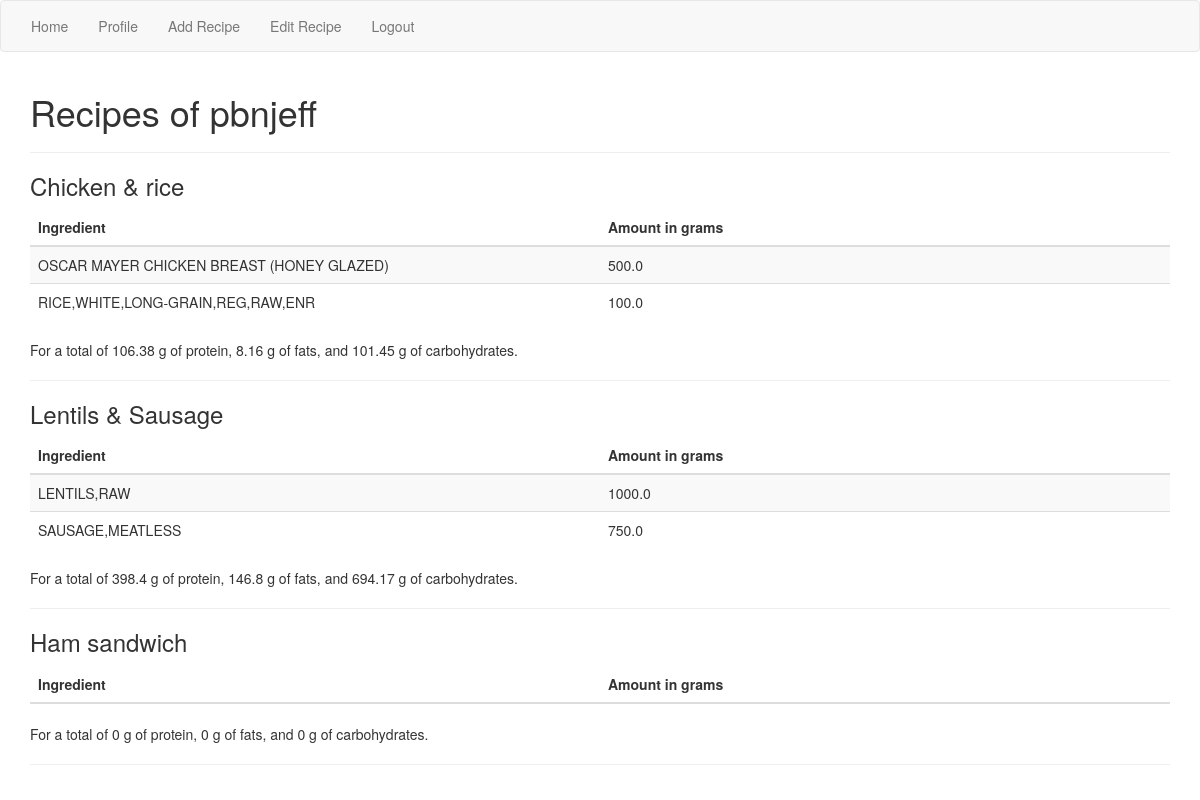
The page /user/pbnjeff (signed in) on the database as committed earlier.
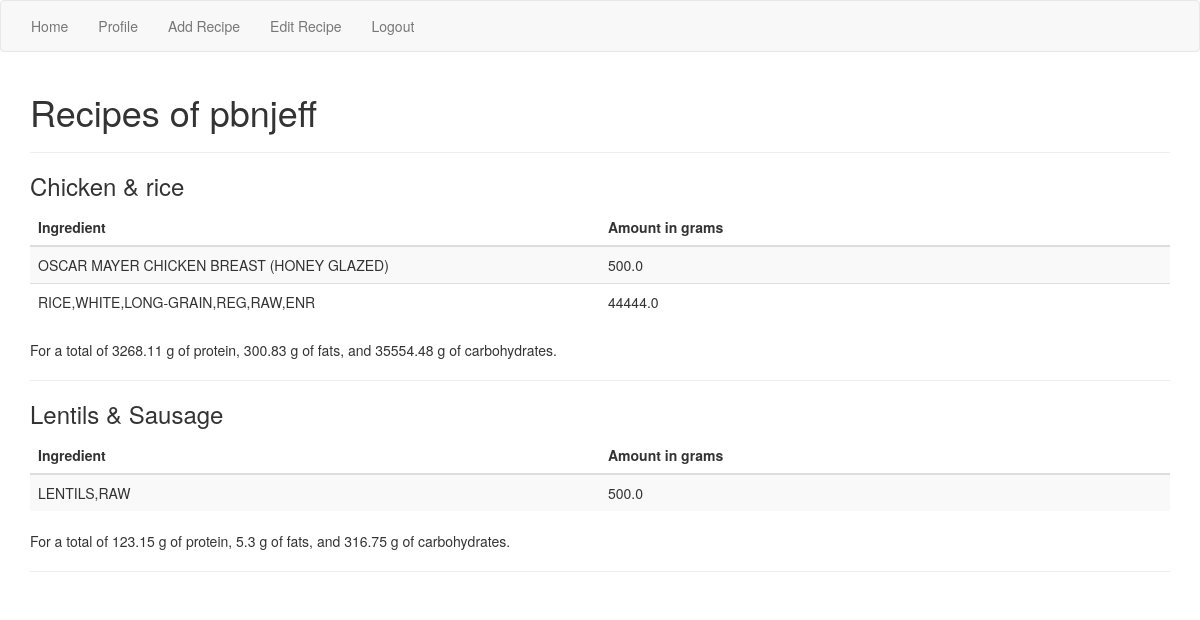
The same page on the database as committed later.
### app/models.py (models this page shows, shortened)
class User(UserMixin, db.Model):
    id = db.Column(db.Integer, primary_key=True)
    username = db.Column(db.String(64), index=True, unique=True)
    email = db.Column(db.String(120), index=True, unique=True)
    password_hash = db.Column(db.String(128))
    recipes = db.relationship('Recipe', backref='user', lazy='dynamic')

class Recipe(db.Model):
    id = db.Column(db.Integer, primary_key=True)
    body = db.Column(db.String(140))
    timestamp = db.Column(db.DateTime, index=True, default=datetime.utcnow)
    user_id = db.Column(db.Integer, db.ForeignKey('user.id'))
    ingredients = db.relationship('IngredientToRecipe', back_populates='recipe')
    def get_macro_totals(self):
        protein_total = fat_total = carbohydrates_total = 0
        for ingredient in self.ingredients:
            scaling_factor = ingredient.ingredient_amt / 100.0
            the_ingredient = ingredient.ingredient
            protein_total += the_ingredient.protein * scaling_factor
            fat_total += the_ingredient.fat * scaling_factor
            carbohydrates_total += the_ingredient.carbohydrates * scaling_factor
        return round(protein_total, 2), round(fat_total, 2), round(carbohydrates_total, 2)

class IngredientToRecipe(db.Model):
    recipe_id = db.Column(db.Integer, db.ForeignKey('recipe.id'), primary_key=True)
    ingredient_id = db.Column(db.Integer, db.ForeignKey('ingredient.id'), primary_key=True)
    ingredient_amt = db.Column(db.Float)
    recipe = db.relationship('Recipe', back_populates='ingredients')
    ingredient = db.relationship('Ingredient', back_populates='recipes')

class Ingredient(db.Model):
    id = db.Column(db.Integer, primary_key=True)
    description = db.Column(db.String(140), index=True)
    protein = db.Column(db.Float, index=True)
    fat = db.Column(db.Float, index=True)
    saturated_fat = db.Column(db.Float, index=True)
    monounsaturated_fat = db.Column(db.Float, index=True)
    polyunsaturated_fat = db.Column(db.Float, index=True)
    cholesterol = db.Column(db.Float, index=True)
    carbohydrates = db.Column(db.Float, index=True)
    fiber = db.Column(db.Float, index=True)
    sugar = db.Column(db.Float, index=True)
    recipes = db.relationship('IngredientToRecipe', back_populates='ingredient')

### app/routes.py (the view)
@app.route('/user/<username>')
@login_required
def user(username):
    user = User.query.filter_by(username=username).first_or_404()
    return render_template('user.html', user=user, recipes=user.recipes)

### app/models.py (called while the page is built)
@login.user_loader
def load_user(_id):
    return User.query.get(int(_id))

### app/templates/user.html
{% extends "base.html" %}
{% block app_content %}
	<h1> Recipes of {{ user.username }} </h1>
	<hr>
	{% for recipe in recipes %}
	<h3>{{ recipe.body }}</h3>
    <table class="table table-striped">
        <thead>
            <tr>
                <th scope="col" style="width: 50%">Ingredient</th>
                <th scope="col" style="width: 50%">Amount in grams</th>
            </tr>
        </thead>
        <tbody>
            {% for assoc in recipe.ingredients %}
                <tr>
                    <td>{{ assoc.ingredient.description }}</td>
                    <td>{{ assoc.ingredient_amt }}</td>
                </tr>
	        {% endfor %}
        </tbody>
    </table>
	<p>
	For a total of {{ recipe.get_macro_totals()[0] }} g of protein, {{ recipe.get_macro_totals()[1] }} g of fats, and
	{{ recipe.get_macro_totals()[2] }} g of carbohydrates.
	</p>
    <hr>
	{% endfor %}
{% endblock %}

### app/templates/base.html (shortened to what this page needs)
{%  extends 'bootstrap/base.html' %}
{% block navbar %}
    <nav class="navbar navbar-default">
        <div class="collapse navbar-collapse">
            <ul class="nav navbar-nav">
                <li class="nav-item"><a class="nav-link" href="{{ url_for('index') }}">Home</a></li>
                {% if current_user.is_anonymous %}
                    <li class="nav-item"><a class="nav-link" href="{{ url_for('login') }}">Login</a></li>
                {% else %}
                    <li class="nav-item"><a class="nav-link" href="{{ url_for('user', username=current_user.username) }}">Profile</a></li>
                    <li class="nav-item"><a class="nav-link" href="{{ url_for('new_recipe') }}">Add Recipe</a></li>
                    <li class="nav-item"><a class="nav-link" href="{{ url_for('edit_recipe') }}">Edit Recipe</a></li>
                    <li class="nav-item"><a class="nav-link" href="{{ url_for('logout') }}">Logout</a></li>
                {% endif %}
            </ul>
        </div>
    </nav>
{% endblock %}
{% block content %}
    <div class="container">
    {% block app_content %}{% endblock %}
    </div>
{% endblock %}

Rows that differ between the two databases and show on the page:
removed IngredientToRecipe: ingredient.description "SAUSAGE,MEATLESS", ingredient_amt "750.0", shown under Recipe "Lentils & Sausage"
removed Recipe: body "Ham sandwich", recipe "0"
changed through a linked row, Recipe "Chicken & rice": ingredient_amt "106.38" → "3268.11"; ingredient_amt "8.16" → "300.83"; ingredient_amt "101.45" → "35554.48"
changed IngredientToRecipe (number 2 of 3 on the later page): ingredient_amt "100.0" → "44444.0"
changed through a linked row, Recipe "Lentils & Sausage": ingredient_amt "398.4" → "123.15"; ingredient_amt "146.8" → "5.3"; ingredient_amt "694.17" → "316.75"
changed IngredientToRecipe (number 3 of 3 on the later page): ingredient_amt "1000.0" → "500.0"
